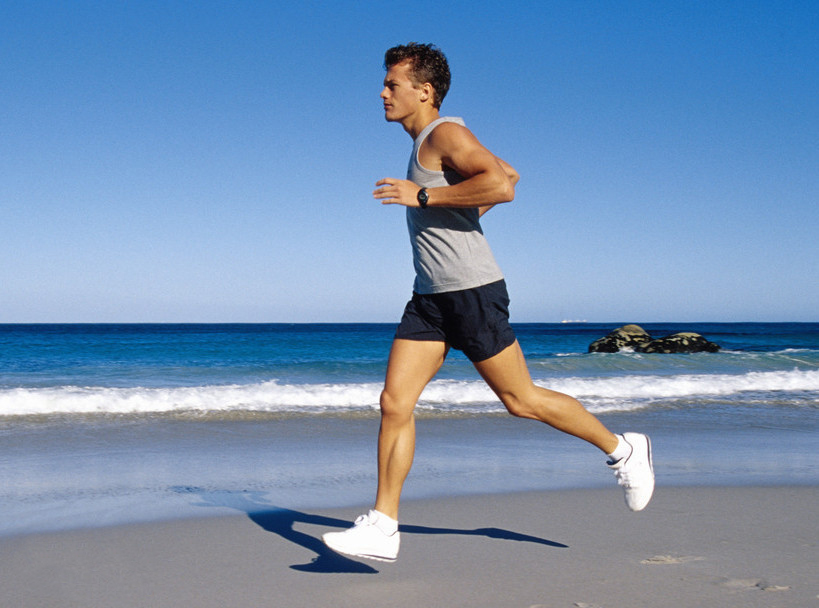
%> input picture 运动模糊还原Motion Blur Restoration/demo1.jpg, 819 x 608 px
$ octave code.m   (GNU Octave 9; MATLAB toolbox functions it lacks are replaced by stand-ins)
%> lines starting %> are read from the running program, lines starting %| are printed output that depends on the picture
clear
clc

img = imread('demo1.jpg');
%> img is the input picture: size 608x819x3 uint8; mean R, G, B 118.4, 145.8, 178.5
gray_img = rgb2gray(img);
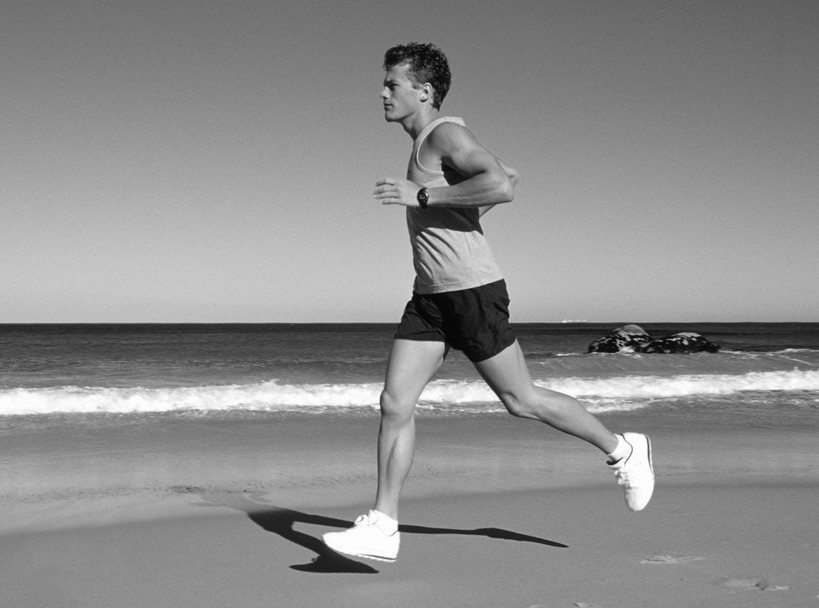
%> gray_img: size 608x819 uint8; min 1, max 255, mean 141.4

figure;
subplot(2, 2, 1), imshow(gray_img);
title("原图");

% 创建一个运动模糊滤波器
motion_kernel = fspecial('motion', 30, 45);

% 为灰度图添加运动模糊
blurred_img = imfilter(gray_img, motion_kernel, 'conv', 'circular');
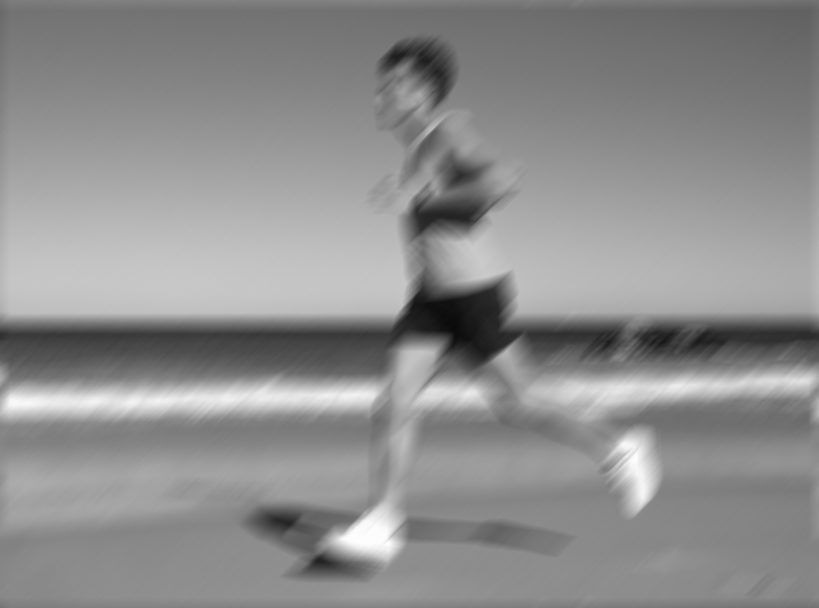
%> blurred_img: size 608x819 uint8; min 11, max 253, mean 141.4
subplot(2, 2, 2), imshow(blurred_img);
title("运动模糊");

% 添加高斯噪声
noisy_img = imnoise(blurred_img, 'gaussian', 0, 0.01);
subplot(2, 2, 3), imshow(noisy_img);
title("运动模糊+高斯噪声");

% 运动模糊滤波器的傅里叶变化
H = fft2(motion_kernel, size(gray_img, 1), size(gray_img, 2));

% 获取噪声分量N(u, v)
noisy = noisy_img - blurred_img;
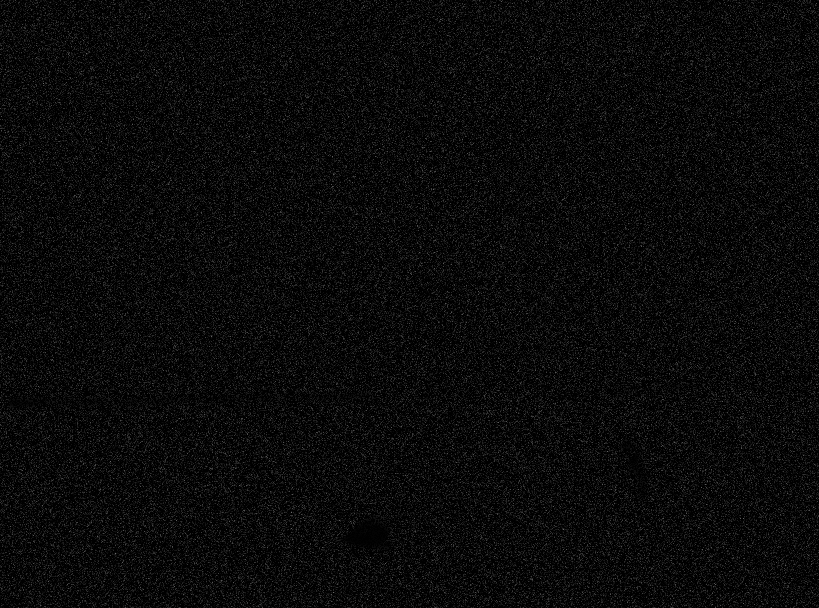
%> noisy: size 608x819 uint8; min 0, max 116, mean 10.1
N = fft2(noisy);

% 获取未退化的图片F(u, v)
F = fft2(gray_img);

% 计算信噪比NSR
NSR = abs(N).^2 ./ abs(F).^2;

% 搭建维纳滤波器F_hat(u, v)
F_hat = conj(H) ./(abs(H).^2 + NSR);

% 获取模糊图片G(u, v)
G = fft2(blurred_img);

% 还原图片
restored_img = real(ifft2(F_hat .* G));
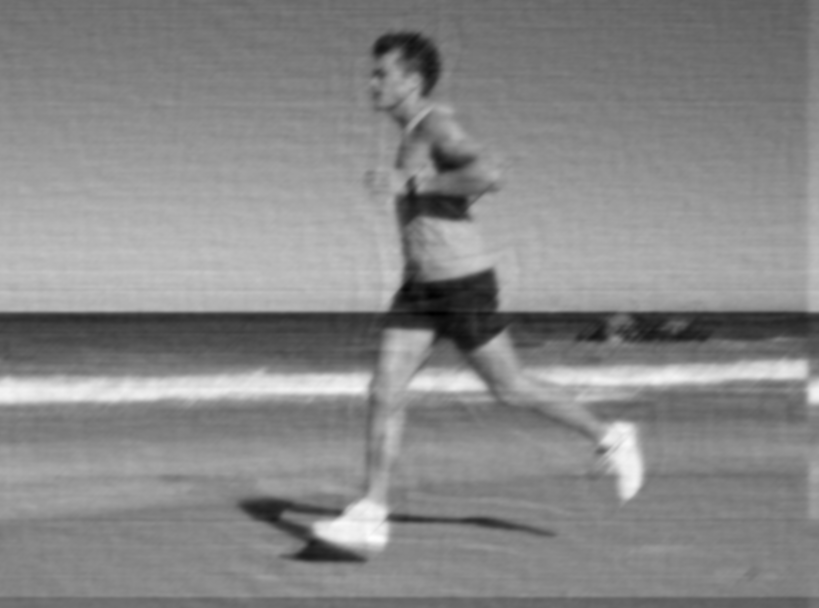
%> restored_img: size 608x819 double; min -11.65, max 273.6, mean 140.6; drawn with min black and max white

subplot(2, 2, 4), imshow(restored_img,[]);
title("恢复图像");

$ run again, with 运动模糊还原Motion Blur Restoration/demo3.jpg copied over 运动模糊还原Motion Blur Restoration/demo1.jpg
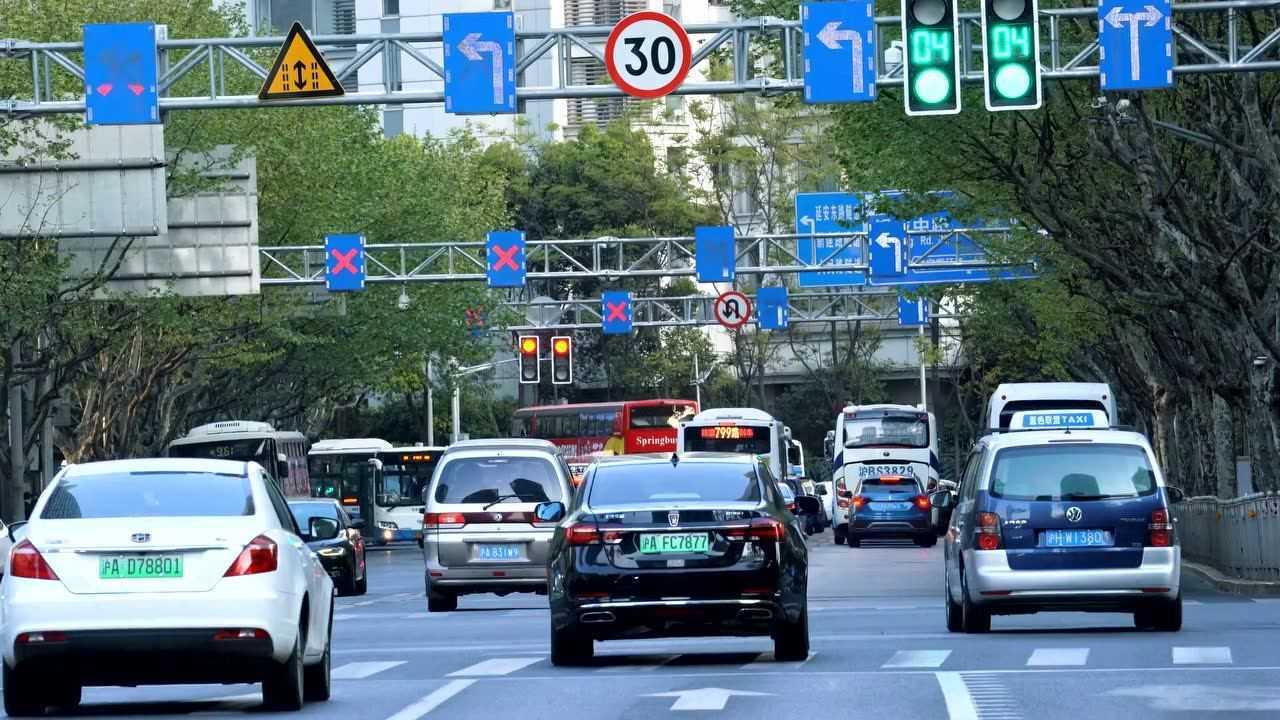
%> input picture 运动模糊还原Motion Blur Restoration/demo3.jpg, 1280 x 720 px
%> img is the input picture: size 720x1280x3 uint8; mean R, G, B 91.8, 113.8, 124.4
%> `blurred_img = imfilter(gray_img, motion_kernel, 'conv', 'circular');`:
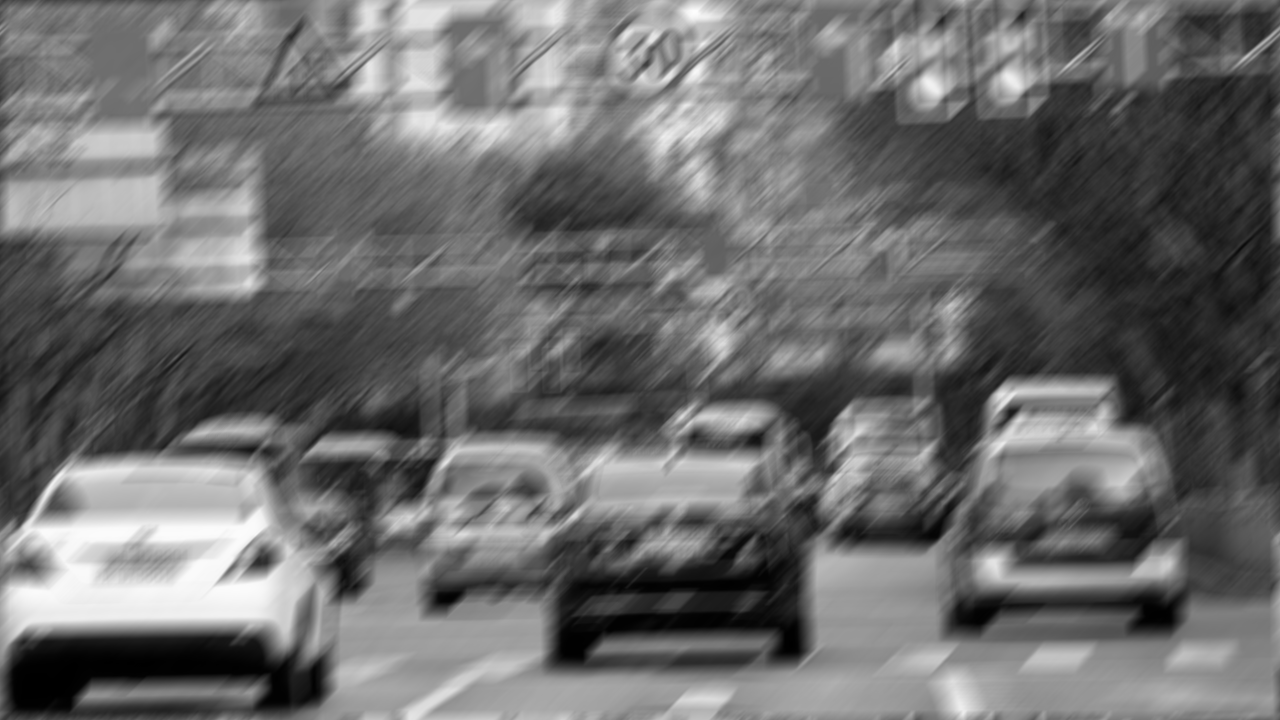
%> blurred_img: size 720x1280 uint8; min 0, max 253, mean 108.4
%> `restored_img = real(ifft2(F_hat .* G));`:
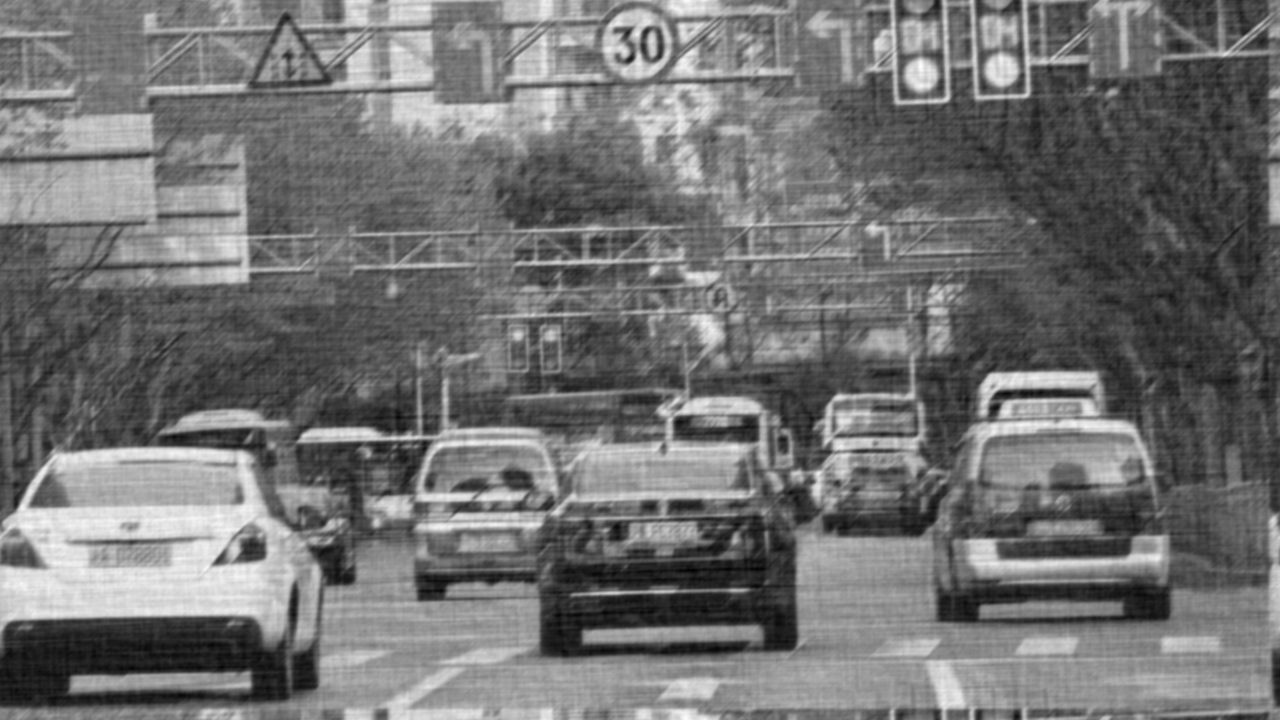
%> restored_img: size 720x1280 double; min -36.38, max 284.4, mean 107.5; drawn with min black and max white
